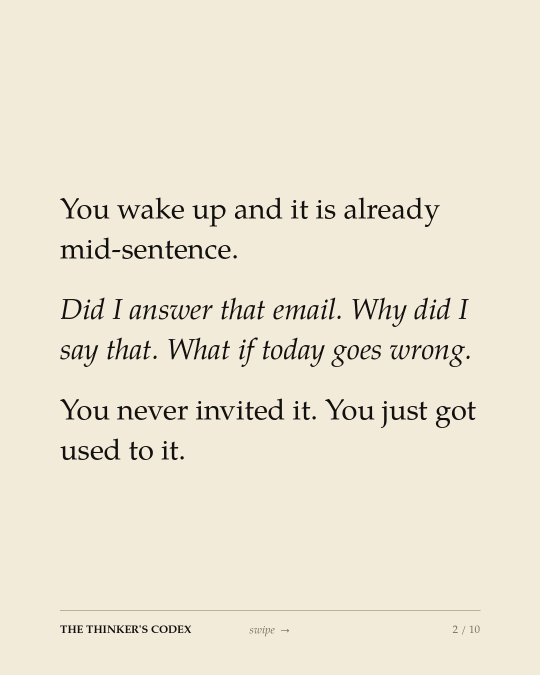
#> input picture 2026-10-31/p1_0800_02.png, 1080 x 1350 px (shown at 1/2 size)
$ python make.py ../../2026-10-31/p1_0800_02.png ../../2026-10-31/p1_0800_03.png
#> lines starting #> are read from the running program, lines starting #| are printed output that depends on the picture
import math, sys, os
from PIL import Image, ImageDraw, ImageFilter
SRC, OUT = sys.argv[1], sys.argv[2]
W,H=1080,1920; FPS=30; DUR=8; N=FPS*DUR
BG=(243,235,218); INK=(30,26,22)
card=Image.open(SRC).convert('RGB').resize((680,850),Image.LANCZOS)
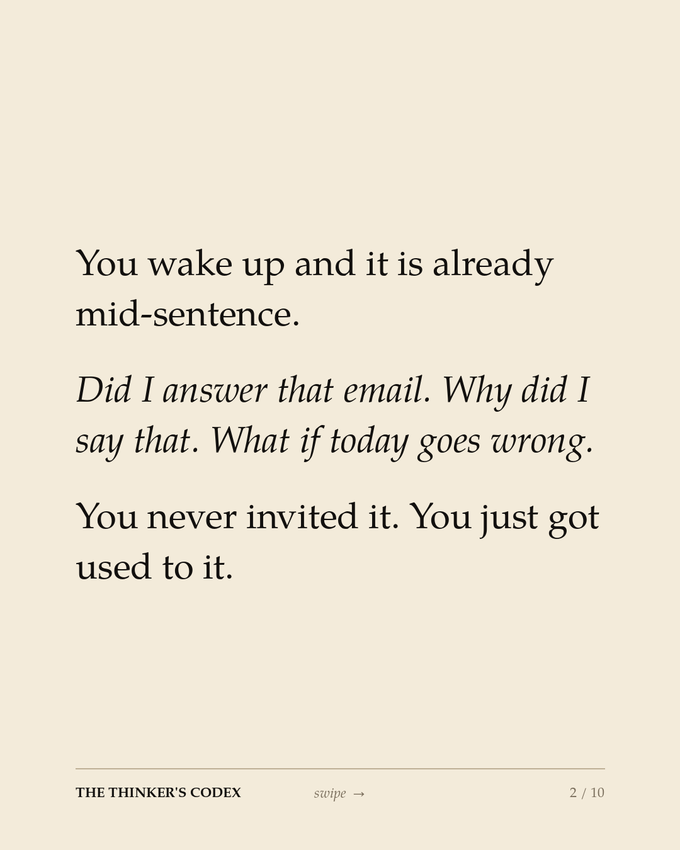
#> card: PIL image 680x850 RGB; mean R, G, B 237.3, 229.5, 212.8
cx0,cy0=(W-680)//2,(H-850)//2
# frame line around card
def sprite(phase):
    S=4; w,h=220*S,260*S
    im=Image.new('RGBA',(w,h),(0,0,0,0)); d=ImageDraw.Draw(im)
    pink=(236,150,170); dark=(150,70,95)
    ox=w//2
    # legs (alternate)
    for sgn in (-1,1):
        sw=math.sin(phase+ (0 if sgn<0 else math.pi))
        lx=ox+sgn*36*S; top=170*S
        fx=lx+sw*26*S; fy=240*S-max(0,sw)*14*S
        d.line([(lx,top),(fx,fy)],fill=INK,width=9*S)
        d.ellipse([fx-14*S,fy-6*S,fx+22*S,fy+10*S],fill=INK)
    # arms
    for sgn in (-1,1):
        sw=math.sin(phase+(math.pi if sgn<0 else 0))
        ax=ox+sgn*82*S; ay=120*S
        d.line([(ax,ay),(ax+sgn*26*S,ay+34*S+sw*18*S)],fill=INK,width=8*S)
    # brain body: two lobes
    d.ellipse([ox-92*S,40*S,ox+4*S,190*S],fill=pink,outline=INK,width=6*S)
    d.ellipse([ox-4*S,40*S,ox+92*S,190*S],fill=pink,outline=INK,width=6*S)
    # folds
    for yy,ln in ((78,40),(112,52),(146,40)):
        d.arc([ox-70*S,yy*S,ox-70*S+ln*S,(yy+22)*S],200,340,fill=dark,width=5*S)
        d.arc([ox+30*S,yy*S,ox+30*S+ln*S,(yy+22)*S],200,340,fill=dark,width=5*S)
    d.line([(ox,46*S),(ox,186*S)],fill=dark,width=5*S)
    # eyes + smile
    for ex in (-30,30):
        d.ellipse([ox+ex*S-13*S,100*S,ox+ex*S+13*S,126*S],fill='white',outline=INK,width=4*S)
        d.ellipse([ox+ex*S-5*S,108*S,ox+ex*S+7*S,120*S],fill=INK)
    d.arc([ox-22*S,126*S,ox+22*S,160*S],20,160,fill=INK,width=5*S)
    return im.resize((int(w//S*0.62),int(h//S*0.62)),Image.LANCZOS)
# perimeter path around card (offset outward)
off=92
x0,y0,x1,y1=cx0-off,cy0-off,cx0+680+off,cy0+850+off
segs=[((x0,y0),(x1,y0),0),((x1,y0),(x1,y1),90),((x1,y1),(x0,y1),180),((x0,y1),(x0,y0),270)]
# rotation: sprite upright means feet down toward card? place feet toward card (inward)
lens=[math.dist(a,b) for a,b,_ in segs]; total=sum(lens)
def pos(t):
    s=(t%1)*total
    for (a,b,ang),L in zip(segs,lens):
        if s<=L:
            f=s/L; return (a[0]+(b[0]-a[0])*f,a[1]+(b[1]-a[1])*f),ang
        s-=L
os.makedirs(OUT,exist_ok=True)
base=Image.new('RGB',(W,H),BG)
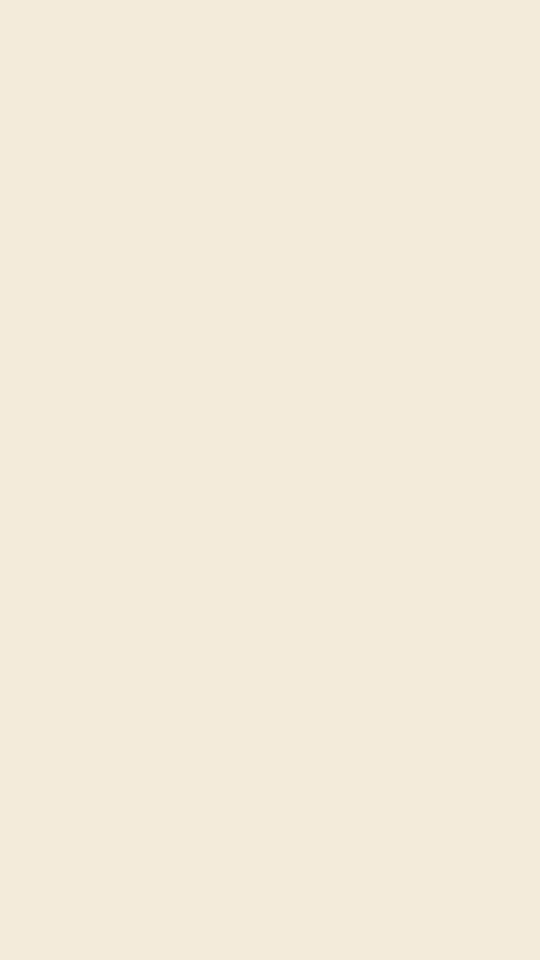
#> base: PIL image 1080x1920 RGB (shown at 1/2 size); mean R, G, B 243, 235, 218
bd=ImageDraw.Draw(base)
bd.rectangle([cx0-12,cy0-12,cx0+680+12,cy0+850+12],outline=INK,width=3)
base.paste(card,(cx0,cy0))
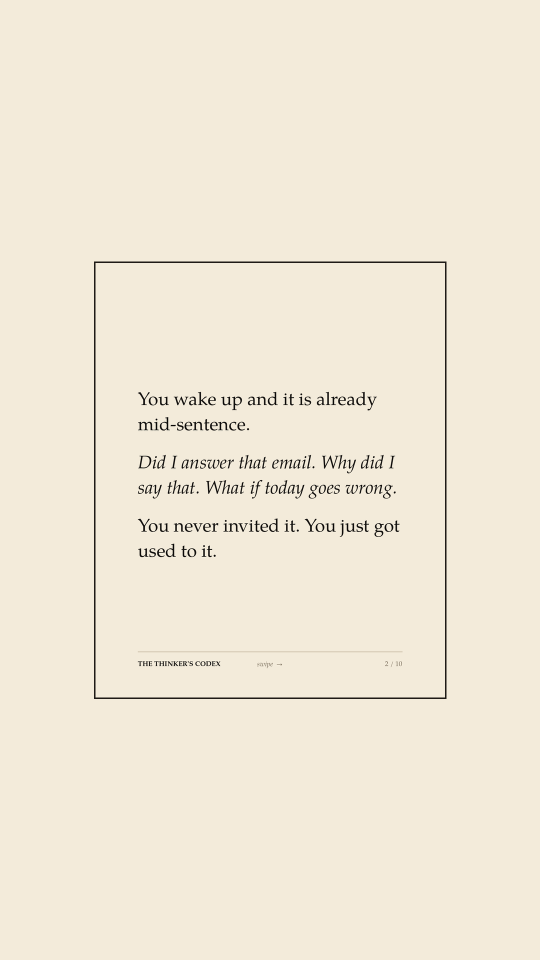
#> base: PIL image 1080x1920 RGB (shown at 1/2 size); mean R, G, B 240.4, 232.5, 215.7
for i in range(N):
    t=i/N; fr=base.copy()
    (px,py),ang=pos(t)
    ph=i*0.55
    sp=sprite(ph)
    bob=abs(math.sin(ph))*8
    # sprite feet point toward card: top edge -> feet down (ang 0), right edge -> feet left (rotate -90 => +90 ccw?)
    rot=sp.rotate(-ang,expand=True,resample=Image.BICUBIC)
    # shift bob inward-opposite
    fr.paste(rot,(int(px-rot.width/2),int(py-rot.height/2-bob)),rot)
#> (the run stopped early here; a loop or call above may not have finished)
